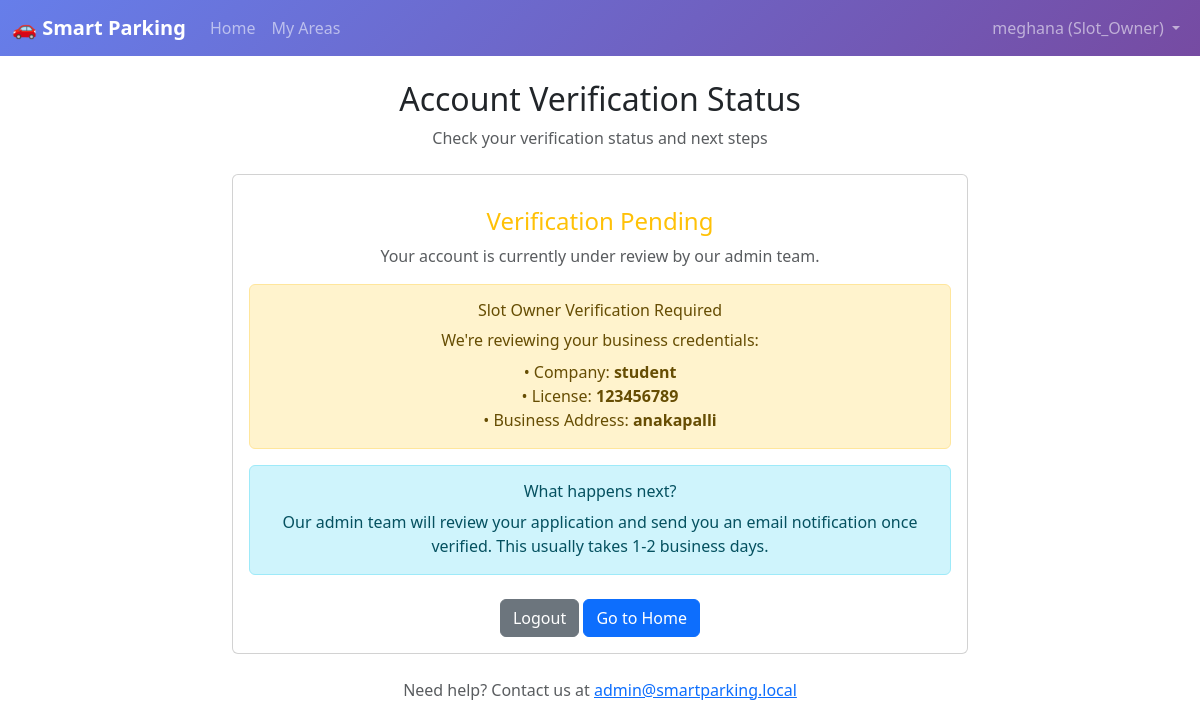
The app's page /auth/verification-status (signed in) with its own data.
### app/models.py (models this page shows, shortened)
class TimestampMixin:
    created_at = db.Column(db.DateTime, default=datetime.utcnow, nullable=False)
    updated_at = db.Column(db.DateTime, default=datetime.utcnow, onupdate=datetime.utcnow, nullable=False)

class User(UserMixin, db.Model, TimestampMixin):
    __tablename__ = "users"
    id = db.Column(db.Integer, primary_key=True)
    name = db.Column(db.String(120), nullable=False)
    email = db.Column(db.String(255), unique=True, nullable=False, index=True)
    password_hash = db.Column(db.String(255), nullable=False)
    role = db.Column(db.String(20), default="user", nullable=False)  # 'user', 'slot_owner', 'admin'
    phone = db.Column(db.String(20), nullable=True)
    address = db.Column(db.Text, nullable=True)
    company_name = db.Column(db.String(200), nullable=True)  # For slot owners
    license_number = db.Column(db.String(100), nullable=True)  # For slot owners
    is_verified = db.Column(db.Boolean, default=False, nullable=False)
    profile_image = db.Column(db.String(300), nullable=True)
    bookings = db.relationship("Booking", back_populates="user", cascade="all,delete-orphan")
    owned_areas = db.relationship("ParkingArea", back_populates="owner", cascade="all,delete-orphan")

### app/blueprints/auth.py (the view)
@bp.get("/verification-status")
@login_required
def verification_status():
    return render_template("auth/verification_status.html")

### app/blueprints/auth.py (called while the page is built)
@login_manager.user_loader
def load_user(user_id):
    return User.query.get(int(user_id))

### app/templates/auth/verification_status.html (shortened to what this page needs)
{% extends 'base.html' %}
{% block content %}
<div class="row justify-content-center">
  <div class="col-md-8">
    <div class="text-center mb-4">
      <h2>Account Verification Status</h2>
      <p class="text-muted">Check your verification status and next steps</p>
    </div>
    <div class="card">
      <div class="card-body text-center">
        {% if current_user.is_verified %}
          <div class="text-success mb-3">
            <i class="fas fa-check-circle fa-4x"></i>
          </div>
          <h4 class="text-success">Account Verified!</h4>
          <p class="text-muted">Your account has been verified and you can now access all features.</p>
          {% if current_user.role == 'slot_owner' %}
            <div class="alert alert-info">
              <h6><i class="fas fa-info-circle"></i> Slot Owner Features Unlocked</h6>
              <ul class="list-unstyled mb-0">
                <li>✓ Add and manage parking areas</li>
                <li>✓ Create and manage parking slots</li>
                <li>✓ View booking analytics and revenue</li>
                <li>✓ Access owner dashboard</li>
              </ul>
            </div>
            <a href="/owner" class="btn btn-primary btn-lg">
              <i class="fas fa-tachometer-alt"></i> Go to Owner Dashboard
            </a>
          {% else %}
            <a href="/" class="btn btn-primary btn-lg">
              <i class="fas fa-home"></i> Continue to Home
            </a>
          {% endif %}
        {% else %}
          <h4 class="text-warning">Verification Pending</h4>
          <p class="text-muted">Your account is currently under review by our admin team.</p>
          {% if current_user.role == 'slot_owner' %}
            <div class="alert alert-warning">
              <h6> Slot Owner Verification Required</h6>
              <p class="mb-2">We're reviewing your business credentials:</p>
              <ul class="list-unstyled mb-0">
                <li>• Company: <strong>{{ current_user.company_name }}</strong></li>
                <li>• License: <strong>{{ current_user.license_number }}</strong></li>
                <li>• Business Address: <strong>{{ current_user.address }}</strong></li>
              </ul>
            </div>
            <div class="alert alert-info">
              <h6> What happens next?</h6>
              <p class="mb-0">Our admin team will review your application and send you an email notification once verified. This usually takes 1-2 business days.</p>
            </div>
          {% else %}
            <div class="alert alert-info">
              <h6><i class="fas fa-info-circle"></i> Regular User Account</h6>
              <p class="mb-0">Regular user accounts are automatically verified. If you're seeing this message, please contact support.</p>
            </div>
          {% endif %}
          <div class="mt-4">
            <a href="/auth/logout" class="btn btn-secondary">
               Logout
            </a>
            <a href="/" class="btn btn-primary">
               Go to Home
            </a>
          </div>
        {% endif %}
      </div>
    </div>
    <div class="text-center mt-4">
      <p class="text-muted">
        Need help? Contact us at
        <a href="mailto:admin@smartparking.local">admin@smartparking.local</a>
      </p>
    </div>
  </div>
</div>
{% endblock %}

### app/templates/layout_nav.html (shortened to what this page needs)
<nav class="navbar navbar-expand-lg navbar-dark" style="background: linear-gradient(135deg, #667eea 0%, #764ba2 100%); backdrop-filter: blur(10px);">
  <div class="container-fluid">
    <a class="navbar-brand fw-bold" href="/">🚗 Smart Parking</a>
    <div class="collapse navbar-collapse" id="navbarNav">
      <ul class="navbar-nav me-auto mb-2 mb-lg-0">
        <li class="nav-item"><a class="nav-link" href="/">Home</a></li>
        {% if current_user.is_authenticated %}
          {% if current_user.role == 'admin' %}
            <li class="nav-item"><a class="nav-link" href="/admin">Admin Dashboard</a></li>
          {% elif current_user.role == 'slot_owner' %}
            <li class="nav-item"><a class="nav-link" href="/owner">My Areas</a></li>
          {% endif %}
        {% endif %}
      </ul>
      <ul class="navbar-nav">
        {% if current_user.is_authenticated %}
          <li class="nav-item dropdown">
            <a class="nav-link dropdown-toggle" href="#" role="button" data-bs-toggle="dropdown">
              {{ current_user.name }} ({{ current_user.role.title() }})
            </a>
          </li>
        {% else %}
          <li class="nav-item"><a class="nav-link" href="/auth/login">Login</a></li>
          <li class="nav-item"><a class="nav-link btn btn-outline-light ms-2" href="/auth/signup">Sign up</a></li>
        {% endif %}
      </ul>
    </div>
  </div>
</nav>

### records on screen
User: name "meghana", role "Slot_Owner", company_name "student", license_number "123456789", address "anakapalli"
